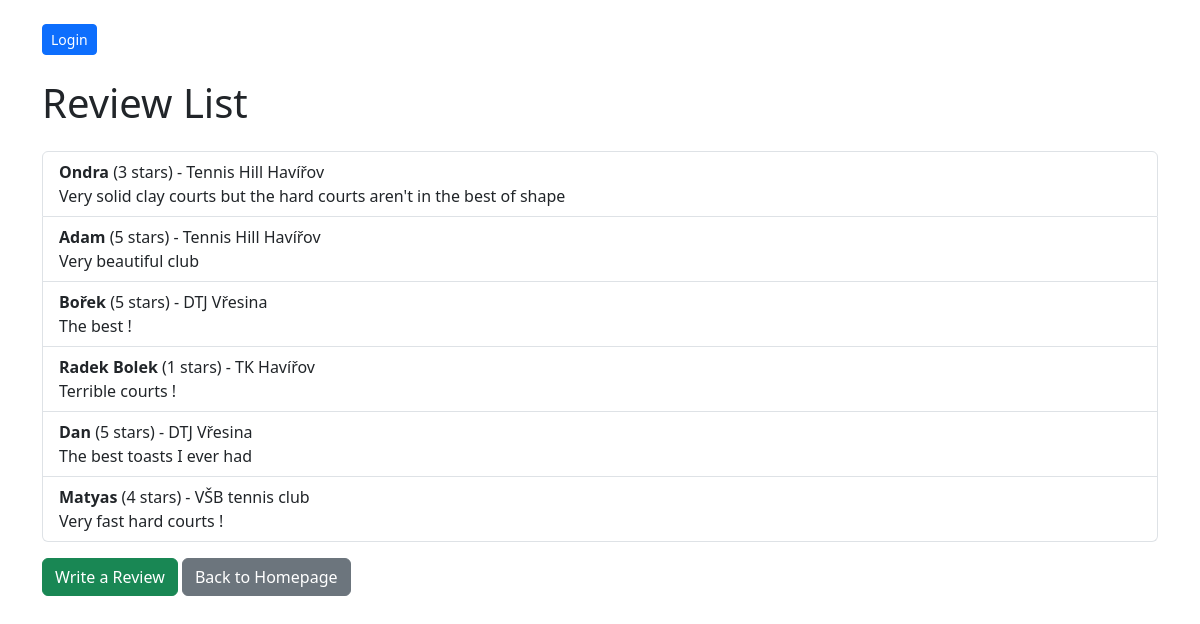
Before: /locations/reviews/ with the older database file.
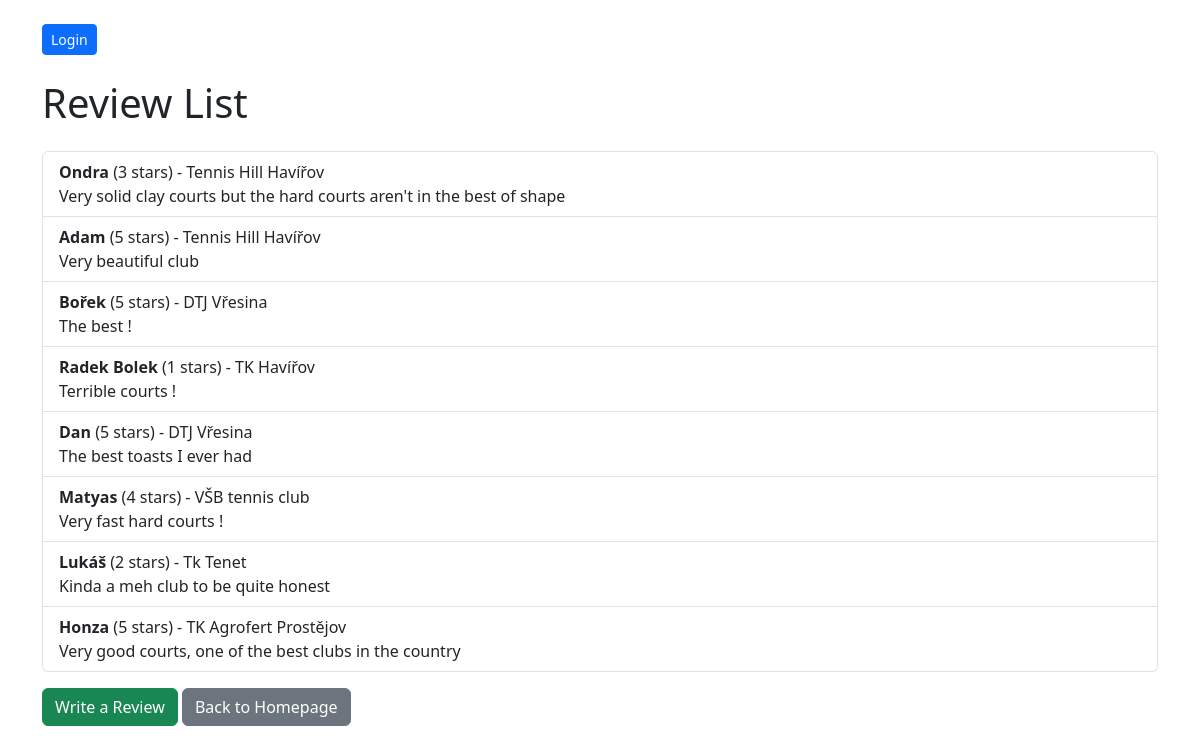
After: the same page with the newer database file.
### rezervace/models.py (models this page shows, shortened)
class Review(models.Model):
    location = models.ForeignKey(
        Location,
        on_delete=models.CASCADE,
        related_name="reviews",
        verbose_name="Location"
    )
    name = models.CharField(max_length=100, verbose_name="Name")
    rating = models.PositiveIntegerField(
        verbose_name="Rating",
        choices=[
            (1, '1 star'),
            (2, '2 stars'),
            (3, '3 stars'),
            (4, '4 stars'),
            (5, '5 stars')
        ]
    )
    comment = models.TextField(verbose_name="Comment")

class Location(models.Model):
    name = models.CharField(max_length=100, verbose_name="Name")
    address = models.CharField(max_length=255, verbose_name="Address")
    city = models.CharField(max_length=100, verbose_name="City")
    clay_courts = models.IntegerField(default=0, verbose_name="Clay Courts")
    grass_courts = models.IntegerField(default=0, verbose_name="Grass Courts")
    hard_courts = models.IntegerField(default=0, verbose_name="Hard Courts")

### rezervace/views.py (the view)
# urls.py: path('reviews/', views.review_list, name='review_list'),  # URL pro seznam recenzí
def review_list(request):
    reviews = Review.objects.all()  # Načtení všech recenzí
    return render(request, 'rezervace/review_list.html', {'reviews': reviews})

### rezervace/templates/rezervace/review_list.html (shortened to what this page needs)
{% extends 'rezervace/base.html' %}
{% block content %}
<h1 class="mb-4">Review List</h1>
<ul class="list-group">
    {% for review in reviews %}
    <li class="list-group-item">
        <strong>{{ review.name }}</strong> ({{ review.rating }} stars) - {{ review.location.name }}
        <br>
        {{ review.comment }}
    </li>
    {% empty %}
    <li class="list-group-item">No reviews available.</li>
    {% endfor %}
</ul>
<a href="{% url 'select_location_review' %}" class="btn btn-success mt-3">Write a Review</a>
<a href="{% url 'homepage' %}" class="btn btn-secondary mt-3">Back to Homepage</a>
{% endblock %}

Changed rows visible on the page:
added Review: name "Lukáš", rating "2", location.name "Tk Tenet", comment "Kinda a meh club to be quite honest"
added Review: name "Honza", rating "5", location.name "TK Agrofert Prostějov", comment "Very good courts, one of the best clubs in the country"
